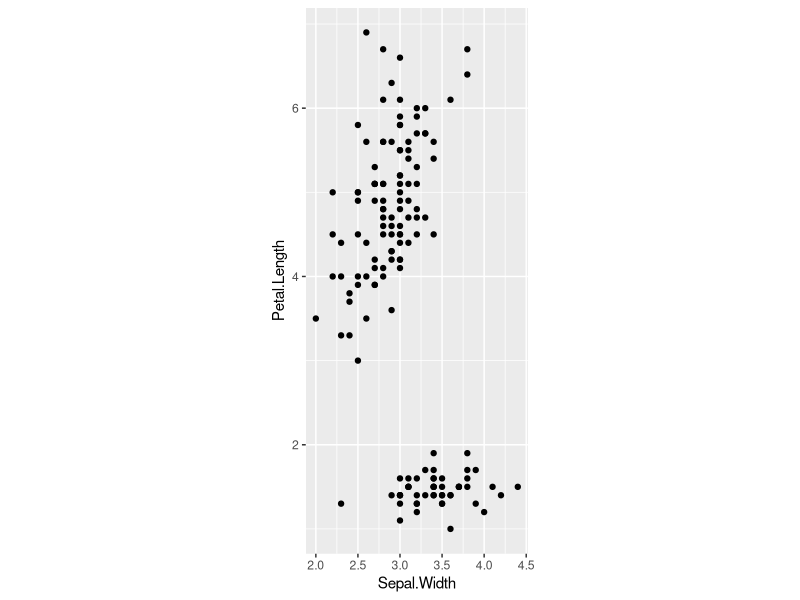

The R script that drew this image: (Note: this script raises an error after producing the figure.)
## 0. iris data scatterplot two columns with one principal component line
##    and orthogonal projection segments.
i.df <- iris[, 2:3]
str(i.df)

library(ggplot2)
gg <- ggplot()+
  geom_point(aes(
    y=Petal.Length, x=Sepal.Width),
    data=i.df)+
  coord_equal()
gg

pc.fit <- prcomp(i.df)
str(pc.fit)
pc.fit[["rotation"]]


lambda.vec <- seq(-4, 4)
##lambda.vec <- pc.fit$x[,1] ## this is lambda from the book!
line.dt.list <- list()
PC1 <- pc.fit[["rotation"]][,1]
f <- function(l)mean.vec + l * PC1
mean.vec <- colMeans(i.df)
for(lambda in lambda.vec){
  line.vec <- f(lambda)
  line.dt.list[[paste(lambda)]] <- data.table(lambda, t(line.vec))
}
line.dt <- do.call(rbind, line.dt.list)
line.dt[, method := "grid"]
(gg.line <- gg+
  geom_line(aes(
    y=Petal.Length, x=Sepal.Width, color=method),
    size=2,
    data=line.dt))

##y= mx + b

## Petal.Length = slope * Sepal.Width + intercept

## What is the intercept? that is b where 

## f(Petal.Length) = b = mean(Petal.Length) + lambda * PC1(Petal.Length)

## f(Sepal.Width) = 0 = mean(Sepal.Width)  + lambda * PC1(Sepal.Width)

## lambda = -mean(Sepal.Width) / PC1(Sepal.Width)
lambda.intercept <- -mean.vec[["Sepal.Width"]]/PC1[["Sepal.Width"]]
f(lambda.intercept)
abline.dt <- data.table(
  method="slope/intercept",
  ## f(Petal.Length) =
  ## mean(Petal.Length)
  ## - mean(Sepal.Width)*PC1(Petal.Length)/PC1(Sepal.Width)
  ## + f(Sepal.Width)*PC1(Petal.Length)/PC1(Sepal.Width)
  intercept=mean.vec[["Petal.Length"]] +
    lambda.intercept*PC1[["Petal.Length"]],
  slope=PC1[["Petal.Length"]]/PC1[["Sepal.Width"]])

## [f(Sepal.Width) - mean(Sepal.Width)]/PC1(Sepal.Width) = lambda

## f(Petal.Length) = mean(Petal.Length) +
## [(f(Sepal.Width)-mean(Sepal.Width))/PC1(Sepal.Width)] * PC1(Petal.Length)

gg.line+
  geom_abline(aes(
    color=method,
    slope=slope,
    intercept=intercept),
    data=abline.dt)

## TODO orthogonal projection onto line.
